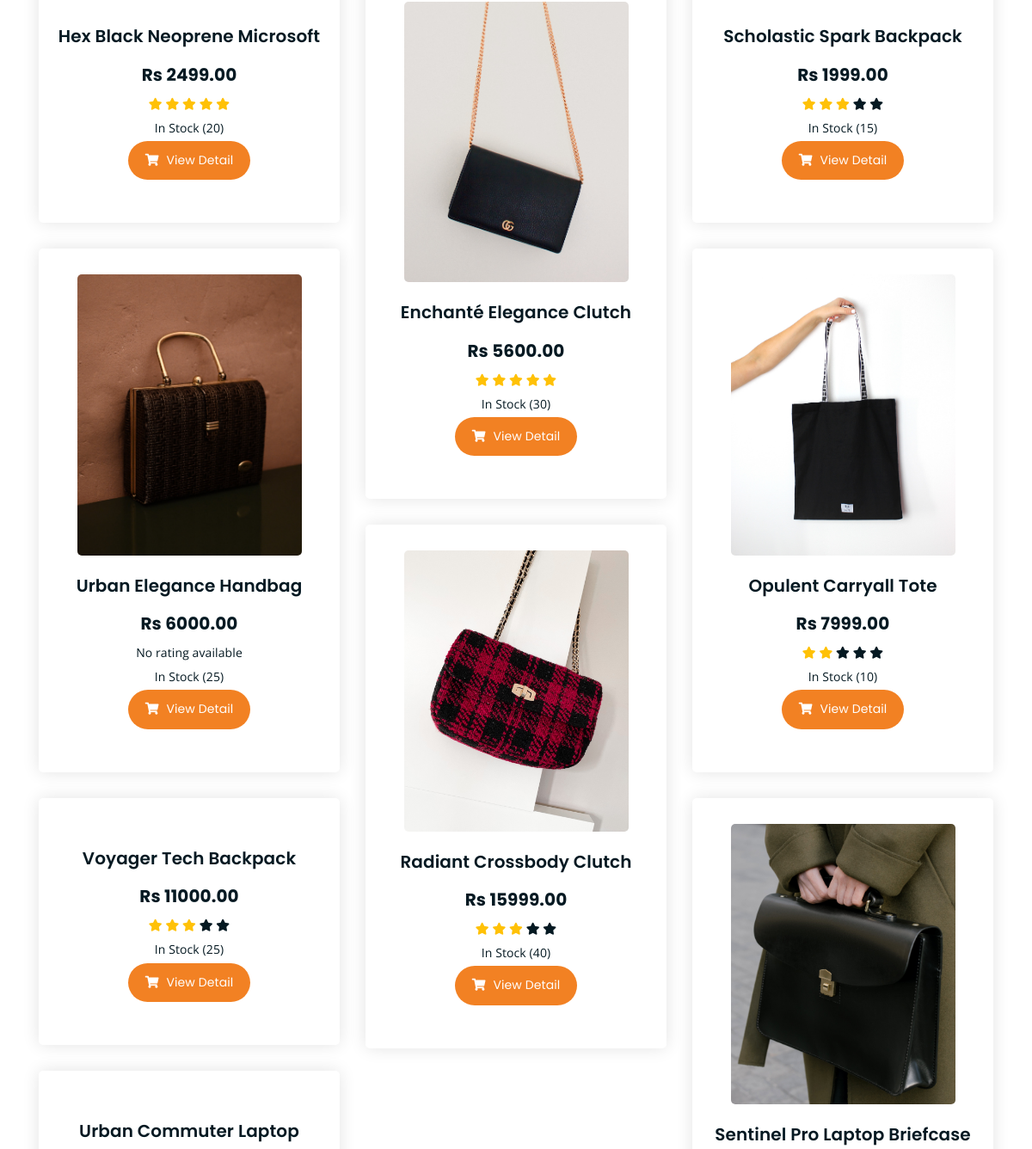
The app's page /shop/ (middle part), older data.
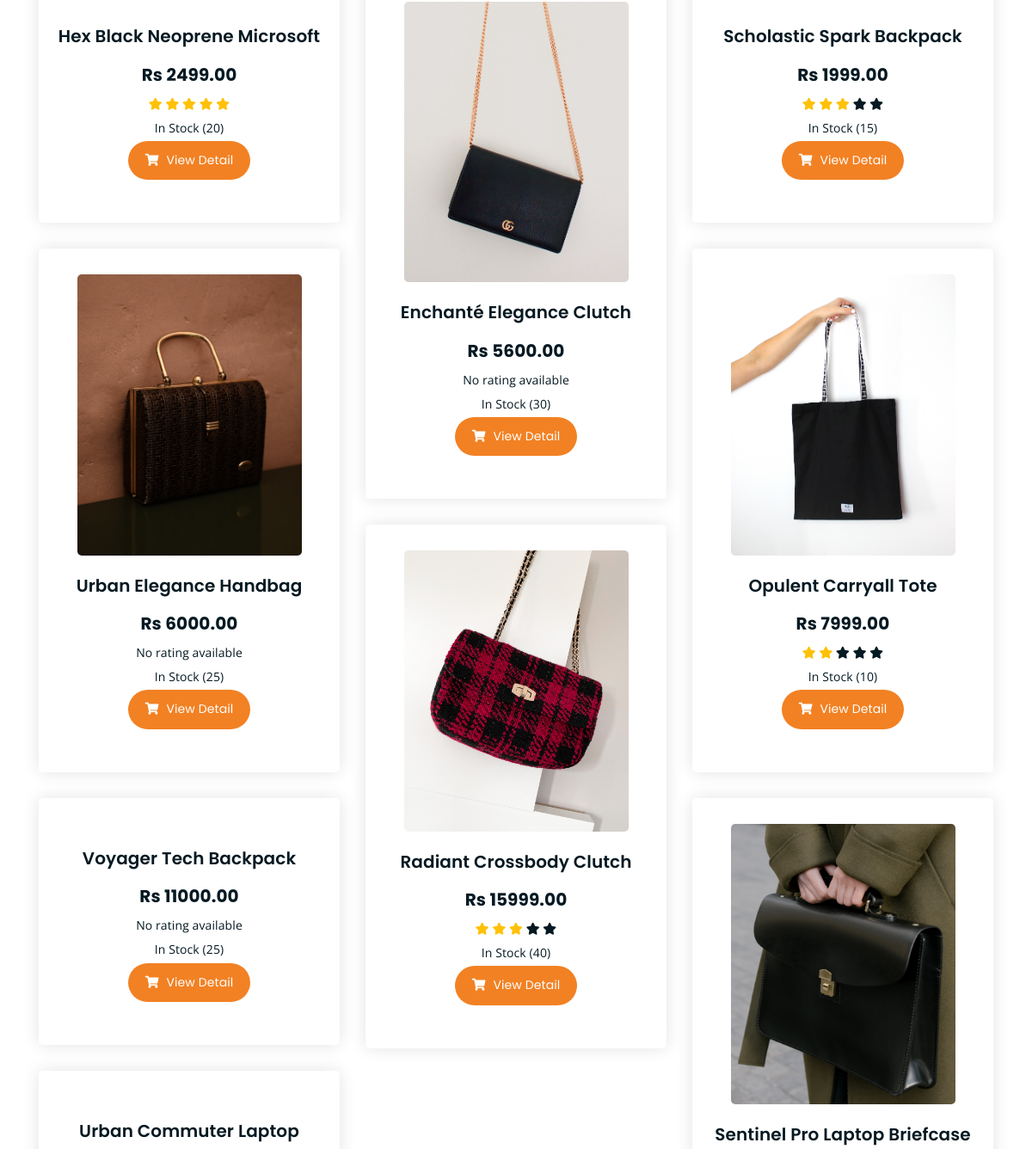
The same page, newer data.
### Shop/models.py (models this page shows, shortened)
class product(models.Model):
    product_name=models.CharField(max_length=50)
    product_price=models.IntegerField(default=0)
    product_image=models.ImageField(upload_to='products',default='')
    product_material=models.CharField(max_length=50,default='')
    product_details=models.TextField(max_length=1500)
    product_rating=models.IntegerField(default=0)
    product_quantity=models.IntegerField(default=0)
    product_catagory=models.ForeignKey(catagory, on_delete=models.CASCADE, null=False, default='')

### natBags/views.py (the view)
# urls.py: path('shop/', views.shop, name='shop'),
def shop(request):
    customer_id = request.session.get('customer_id')
    cartObj = cart.objects.filter(Customer=customer_id, is_paid=False).first()
    if cartObj:
        cartID = cartObj.id
        cartItemCount = cartItems.objects.filter(cartF=cartID).count()
    else:
        cartItemCount = 0
    shopData = product.objects.all()
    paginator = Paginator(shopData, 9)
    page_number = request.GET.get('page')
    shopDatafinal = paginator.get_page(page_number)
    totalpage = shopDatafinal.paginator.num_pages
    data = {
        'products': shopDatafinal,
        'lastpage': totalpage,
        'totalpagelist': [n+1 for n in range(totalpage)],
        'cartItemCount': cartItemCount,
    }
    return render(request, 'shop.html', data)

### Shop/models.py (called while the page is built)
    def __str__(self):
        return self.catagory_name

### templates/shop.html (shortened to what this page needs)
{% extends 'base.html' %}
{% block content %}
	<div class="product-section mt-150 mb-150">
		<div class="container">
			<div class="row product-lists">
				{% for p in products %}
				<div class="col-lg-4 col-md-6 text-center {{p.product_catagory}}">
					<div class="single-product-item">
						<div class="product-image">
							<a href="/productDetail/{{p.id}}"><img src="../Media/{{ p.product_image }}" alt=""></a>
						</div>
						<h3>{{p.product_name}}</h3>
						<p class="product-price">Rs {{p.product_price}}.00 </p>
						<p>
							{% if p.product_rating %}
							{% for star_number in "12345" %}
								{% if p.product_rating >= forloop.counter %}
									<i class="fa fa-star text-warning"></i>
								{% else %}
									<i class="fa fa-star"></i>
								{% endif %}
							{% endfor %}
						{% else %}
							No rating available
						{% endif %}</p>
						<p><span> In Stock ({{p.product_quantity}})</span></p>
						<a href="/productDetail/{{p.id}}" class="cart-btn"><i class="fas fa-shopping-cart"></i> View Detail </a>
					</div>
				</div>
				{% endfor %}
			</div>
		</div>
	</div>
	{% endblock %}

Row changes from the older to the newer data that the page shows:
changed product "Enchanté Elegance Clutch": now shows "No rating available"
changed product "Voyager Tech Backpack": now shows "No rating available"
